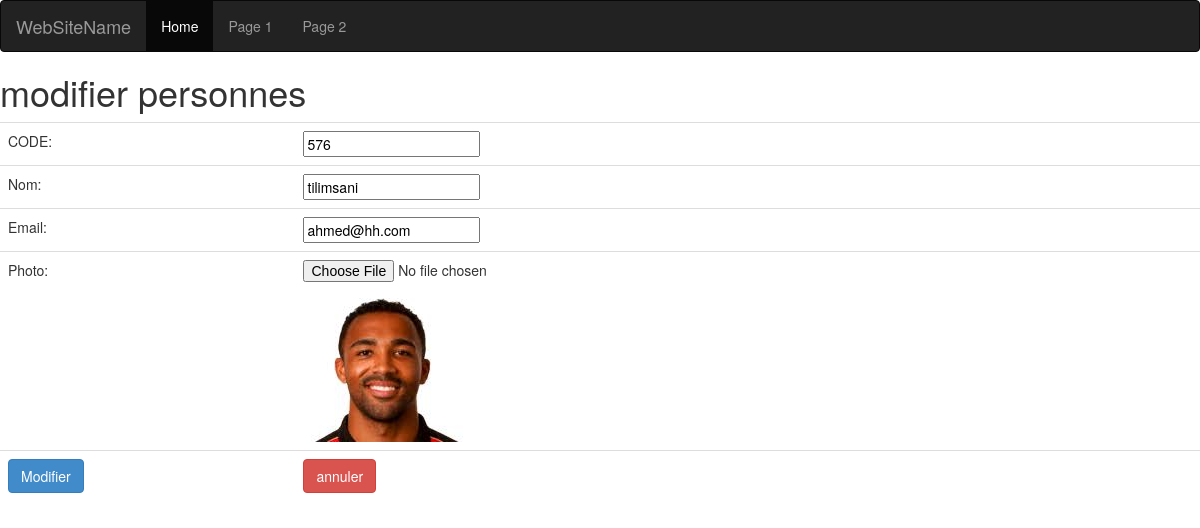
The page /modifier.php?code=576 on the database its author committed.
### tables this page shows
CREATE TABLE `etudiant` (
  `code` varchar(10) NOT NULL,
  `nom` varchar(25) NOT NULL,
  `email` varchar(25) NOT NULL,
  `photo` varchar(30) NOT NULL
);

### modifier.php (the view, shortened to what this page needs)
<?php
$code=$_GET['code'];
require 'server.php';
$req='SELECT * FROM etudiant WHERE code=?';
$para=array($code);
$st=$cn->prepare($req);
$st->execute($para);
?>
<!DOCTYPE html>
<html>
<head>
<link rel="stylesheet" type="text/css" href="bootstrap.min.css">
</head>
<body>
	<?php
require 'navbar.php';
?>
<h1>modifier personnes</h1>
<form action="update.php" method="post" enctype="multipart/form-data" >
	<table class="table table-stripped">
		<?php while ($rs=$st->fetch()) { ?>
<tr>
	<td>CODE:</td>
	<td><input type="text" name="code" value="<?php echo $rs['code']; ?>" readonly></td>
</tr>
		 <tr>
	<td>Nom:</td>
	<td><input type="text" name="nom" value="<?php echo $rs['nom']; ?>"></td>
</tr>
<tr>
	<td>Email:</td>
	<td><input type="text" name="email" value="<?php echo $rs['email']; ?>"></td>
</tr>
<tr>
	<td>Photo:</td>
	<td><input type="file" name="photo">
<img src="images/<?php echo $rs['photo']; ?>">
	 </td>
</tr>
<?php } ?>
		<tr>
<td>	<input type="submit" name="Modifier" value="Modifier" class="btn btn-primary"></td>
	<td><input type="reset" name="annuler" value="annuler" class="btn btn-danger"></td>
		</tr>
	</table>
</form>
</body>
</html>

### rows shown on the page
etudiant: code "576", nom "tilimsani", email "ahmed@hh.com", photo (picture)
